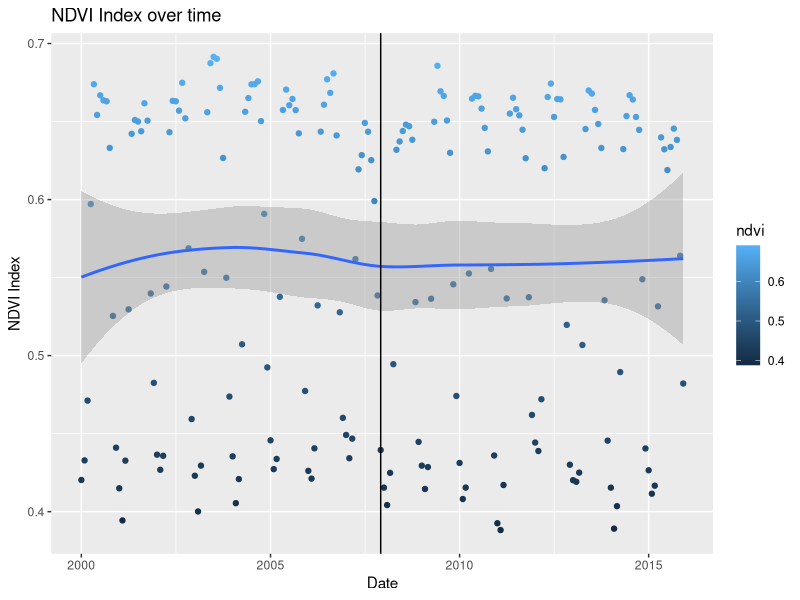
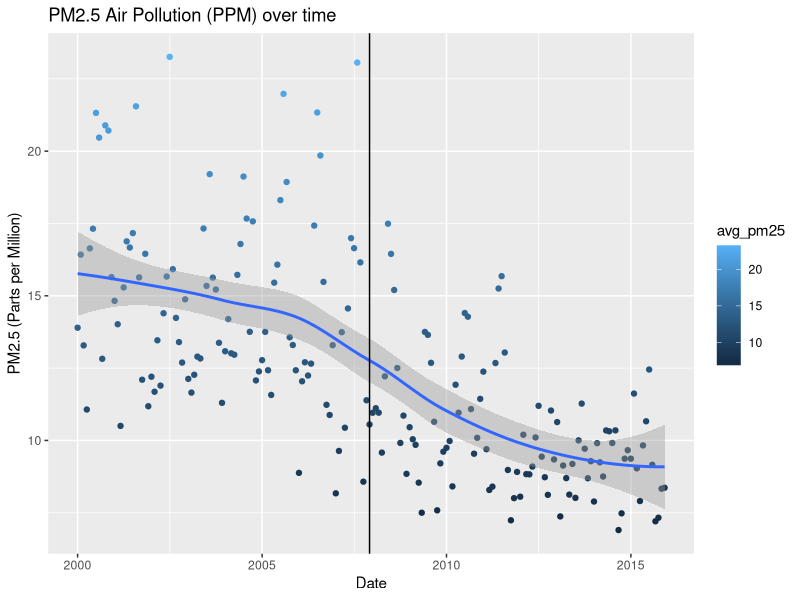

Write the R code that produced these figures, in order.
## ---- chunk 1
library("tidyverse")
Full_data = read_csv('Combined_Data.csv')
Full_data_avg<-Full_data %>%
  mutate(date=paste0(as.character(year), "-", as.character(month), "-01")) %>%
  mutate(date=as.Date(date))

ggplot(data = Full_data_avg, aes(x = date, y = ndvi, color = ndvi)) + geom_point() +  ggtitle("NDVI Index over time") + xlab("Date") + ylab("NDVI Index")+
  geom_smooth()+geom_vline(xintercept =as.Date("2007-12-01"))

ggplot(data = Full_data_avg, aes(x = date, y = avg_pm25, color = avg_pm25)) + geom_point() +  ggtitle("PM2.5 Air Pollution (PPM) over time") + xlab("Date") + ylab("PM2.5 (Parts per Million)") + geom_smooth() + geom_vline(xintercept =as.Date("2007-12-01"))

